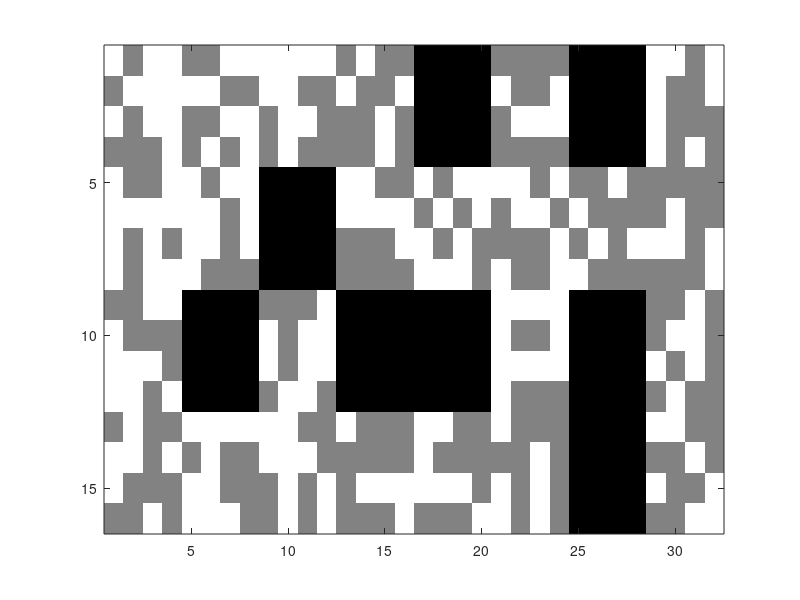

Reproduce this figure in MATLAB.
clear
clc
close all

%Initalization of the world
dim1 = 32; dim2 = 16; 
locationindex = reshape(1:dim1*dim2,dim1,dim2)'; 
n = numel(locationindex);
rng(5489,'twister');
bw = reshape(randi([0 1],n,1),dim2,dim1); %0 = black, 1 = white

% Make obstacles
M = zeros(size(bw));
Blocks = [2, 3; 3, 2; 4, 3; 5, 1; 5, 3; 7, 1; 7, 3; 7, 4;];
for xx = 1:size(Blocks,1)
x = Blocks(xx,1); y = Blocks(xx,2);
M(1+(y-1)*4:(y-1)*4+4, 1+(x-1)*4:(x-1)*4+4) = 1;
end
M = [ones(dim2,1) M ones(dim2,1)];
M = [ones(1, dim1+2); M; ones(1, dim1+2)];

%create mask for blocks
M = abs(M-1);
M = M(2:end-1, 2:end-1);
figure; imagesc((bw+1).*M); colormap(gray);